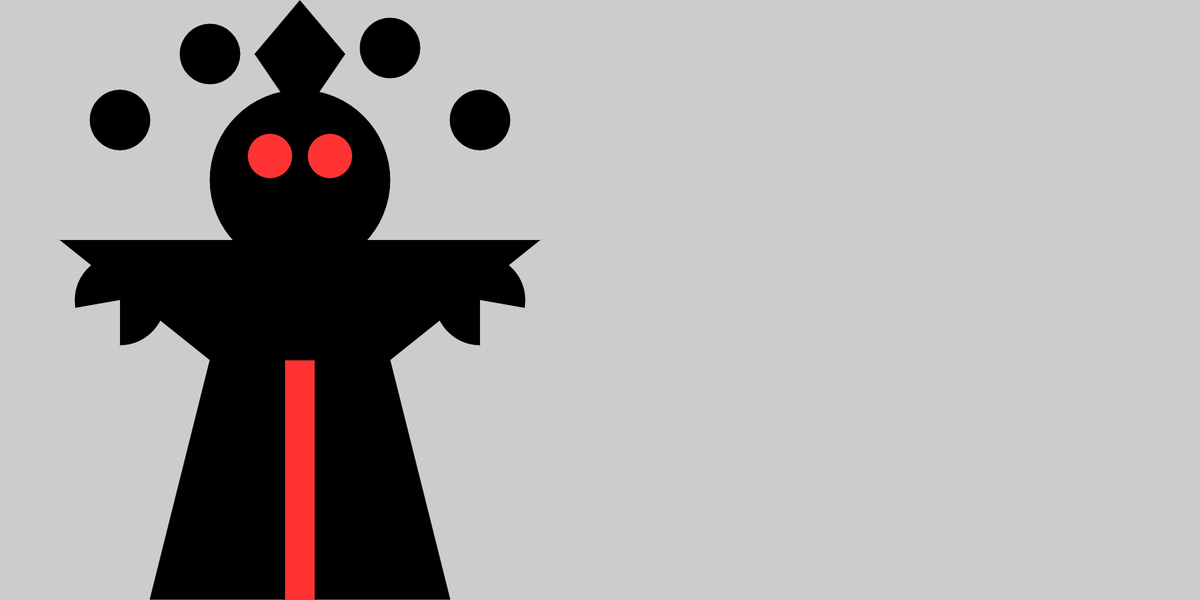
Frame 1 (no input)
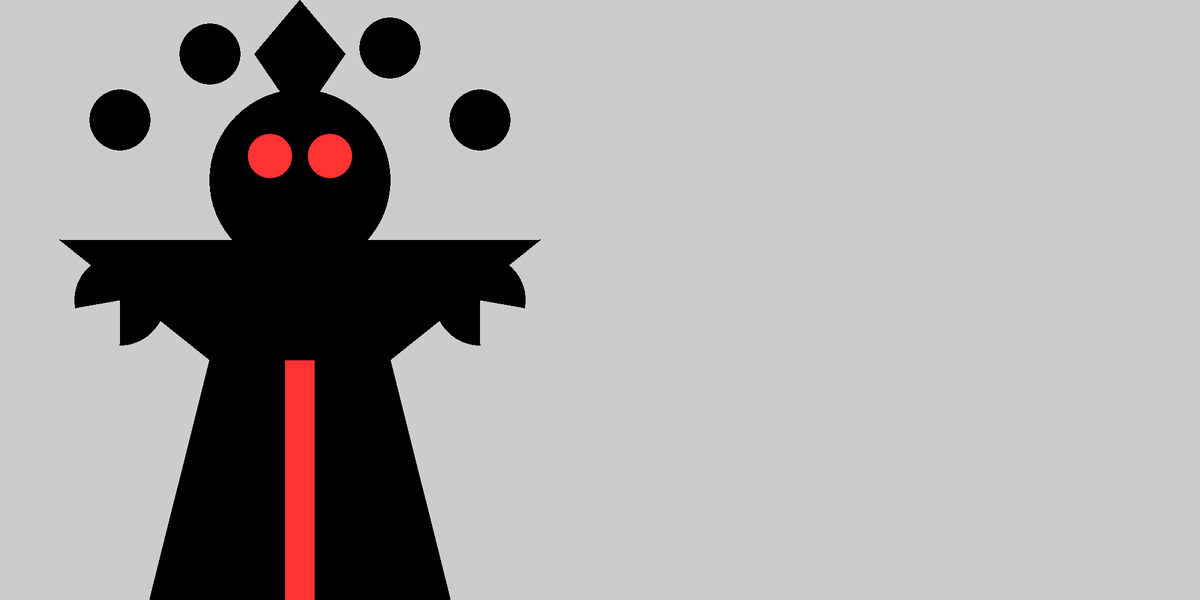
Frame 60 (no input)
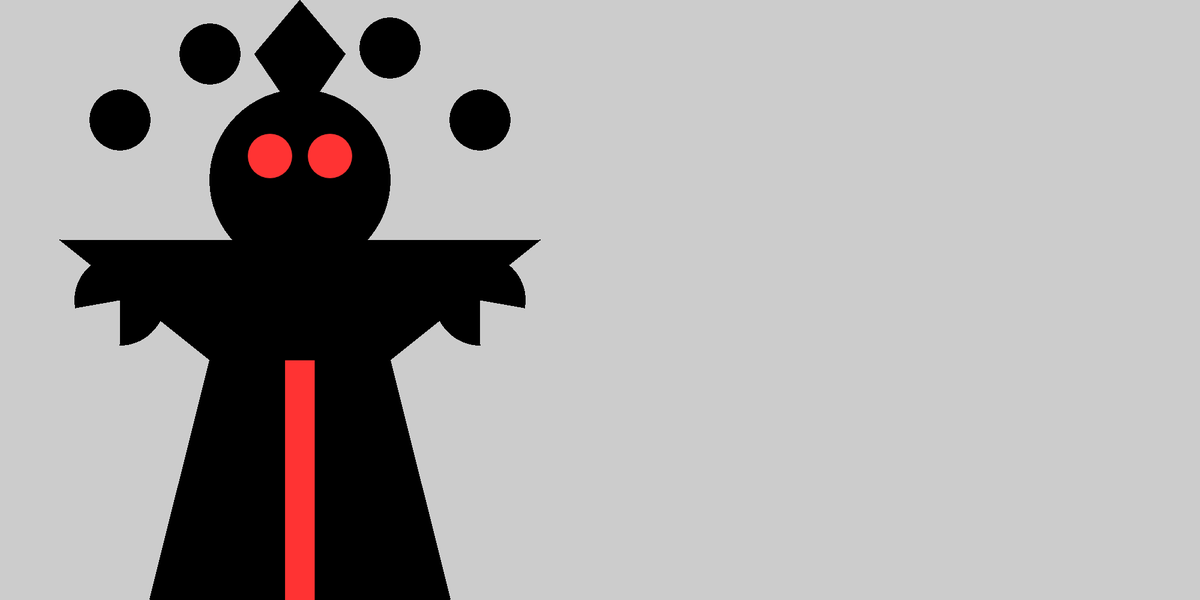
Frame 120 (the mouse pressed at the canvas centre since frame 60)

The p5.js sketch that drew these frames (run headless with seeded random() and noise() and a simulated clock; from frame 60 on, the mouse is pressed at the canvas centre):

// p5.js sketch
// ── sketch.js
function setup() {
  createCanvas(2000,1000);
  background (204);
  angleMode(DEGREES);
  strokeCap(ROUND);
}

function draw(){
  strokeCap(ROUND);
  strokeJoin(ROUND);
  // put drawing code here
  fill(0);
  beginShape();
  //RIGHT SIDE
  vertex(100,400)
  vertex(350,600);
  vertex(250,999);
  //lEFT SIDE
  vertex(750,999);
  vertex(650,600);
  vertex(900,400);
  endShape();
  //HEAD
  ellipse(500,300,300,300);
  fill(255,51,51);
  ellipse(450,260,75,75);
  ellipse(550,260,75,75);
  //LEFT MOUTH
  fill(0);
  arc(200,500,150,150,170,90);
  //right MOUTH
  arc(800,500,150,150,90,10);
  //rings
  ellipse(200,200,100,100);
  ellipse(350,90,100,100);
  triangle(425,90,575,90,500,1);
  triangle(425,90,575,90,500,200);
  ellipse(650,80,100,100);
  ellipse(800,200,100,100);
  //zipper
  fill(255,51,51);
  rect(475,600,50,500);
}

//js stands for java script , set ups draw once while draw puts up 60 frames per second
